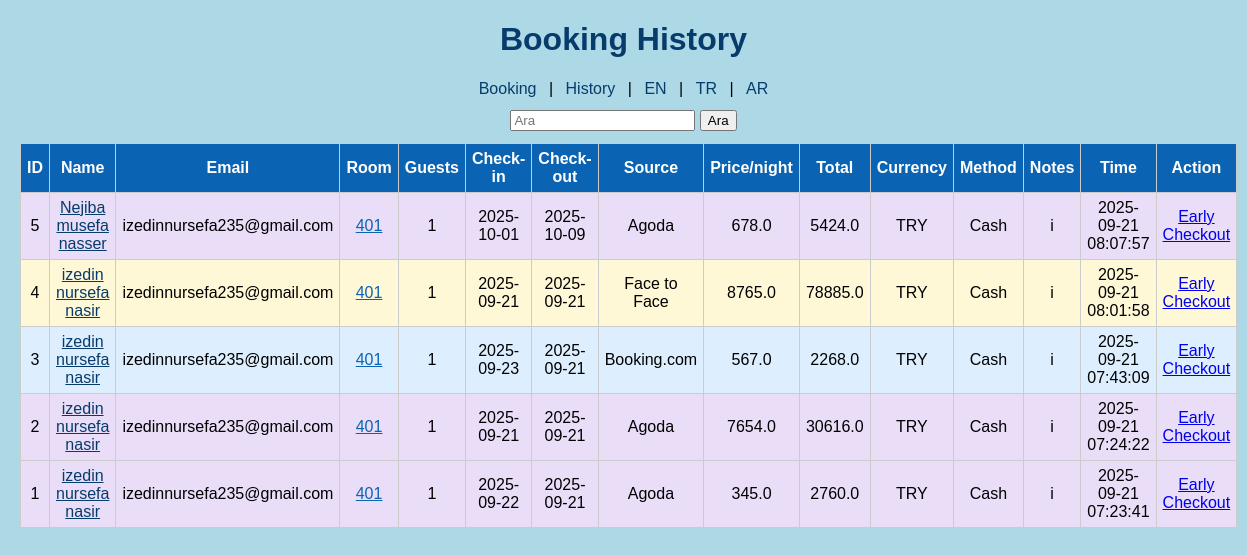
The page /history?lang=tr on the database its author committed.
### tables this page shows
CREATE TABLE bookings(
            id INTEGER PRIMARY KEY AUTOINCREMENT,
            name TEXT,
            email TEXT,
            room TEXT,
            guests INTEGER,
            checkin TEXT,
            checkout TEXT,
            source TEXT,
            price_per_night REAL,
            amount_total REAL,
            currency TEXT,
            method TEXT,
            notes TEXT,
            pending INTEGER DEFAULT 0,
            time TEXT
        , amount REAL DEFAULT 0);

### app.py (the view)
@app.route("/history")
def history():
    lang = request.args.get('lang','en')
    t = translations.get(lang, translations['en'])
    q = request.args.get('q','').strip()
    room_filter = request.args.get('room','').strip()
    db = get_db()
    if room_filter:
        rows = db.execute("SELECT * FROM bookings WHERE room=? ORDER BY id DESC", (room_filter,)).fetchall()
    elif q:
        rows = db.execute("SELECT * FROM bookings WHERE name LIKE ? ORDER BY id DESC", ('%'+q+'%',)).fetchall()
    else:
        rows = db.execute("SELECT * FROM bookings ORDER BY id DESC").fetchall()
    return render_template('history.html', history=rows, translations=t, lang=lang, query=q)

### app.py (called while the page is built)
def get_db():
    conn = sqlite3.connect(DB, check_same_thread=False)
    conn.row_factory = sqlite3.Row
    return conn

### templates/history.html (shortened to what this page needs)
<!DOCTYPE html>
<html lang="{{ lang }}">
<head>
</head>
<body>
  <h1>Booking History</h1>
  <nav>
    <a href="/booking?lang={{ lang }}">Booking</a> |
    <a href="/history?lang={{ lang }}">History</a> |
    <a href="/history?lang=en">EN</a> |
    <a href="/history?lang=tr">TR</a> |
    <a href="/history?lang=ar">AR</a>
  </nav>
  <div class="search">
    <form method="get" action="/history">
      <input type="text" name="q" placeholder="{{ translations.search }}" value="{{ query }}">
      <button type="submit">{{ translations.search }}</button>
    </form>
  </div>
  <table>
    <tr>
      <th>ID</th><th>Name</th><th>Email</th><th>Room</th><th>Guests</th>
      <th>Check-in</th><th>Check-out</th><th>Source</th><th>Price/night</th>
      <th>Total</th><th>Currency</th><th>Method</th><th>Notes</th><th>Time</th><th>Action</th>
    </tr>
    {% for r in history %}
      {% set css = '' %}
      {% if r['source'] == 'Agoda' %}{% set css = 'agoda' %}
      {% elif r['source'] == 'Booking.com' %}{% set css = 'bookingcom' %}
      {% elif r['source'] == 'Face to Face' %}{% set css = 'f2f' %}{% endif %}
      {% if r['pending'] == 1 %}{% set css = css + ' pending' %}{% endif %}
    <tr class="{{ css }}">
      <td>{{ r['id'] }}</td>
      <td><a href="/history?q={{ r['name'] }}&lang={{ lang }}" style="color:#073b6b">{{ r['name'] }}</a></td>
      <td>{{ r['email'] }}</td>
      <td><a class="room-link" href="/room/{{ r['room'] }}?lang={{ lang }}">{{ r['room'] }}</a></td>
      <td>{{ r['guests'] }}</td>
      <td>{{ r['checkin'] }}</td>
      <td>{{ r['checkout'] }}</td>
      <td>{{ r['source'] }}</td>
      <td>{{ r['price_per_night'] }}</td>
      <td>{{ r['amount_total'] }}</td>
      <td>{{ r['currency'] }}</td>
      <td>{{ r['method'] }}</td>
      <td>{{ r['notes'] }}</td>
      <td>{{ r['time'] }}</td>
      <td>
        <a href="/early_checkout/{{ r['id'] }}">Early Checkout</a><br>
      </td>
    </tr>
    {% endfor %}
  </table>
</body>
</html>

### templates/history.html (style rules this page uses)
body { font-family:Arial;background:lightblue;margin:20px }
h1 { text-align:center;color:#073b6b }
nav { text-align:center;margin-bottom:12px }
nav a { margin:0 8px;color:#073b6b;text-decoration:none }
.search { text-align:center;margin-bottom:12px }
table { width:100%;border-collapse:collapse;background:white }
th,td { border:1px solid #ccc;padding:6px;text-align:center }
th { background:#0b63b3;color:white }
.agoda { background:#E9DDF8 }
.bookingcom { background:#DDEEFF }
.f2f { background:#FFF8D6 }
a.room-link { color:#0b63b3;text-decoration:underline }

### rows shown on the page
bookings: id "5", name "Nejiba musefa nasser", email "izedinnursefa235@gmail.com", room "401", guests "1", checkin "2025-10-01", checkout "2025-10-09", source "Agoda", price_per_night "678.0", amount_total "5424.0", currency "TRY", method "Cash", notes "i", time "2025-09-21 08:07:57"
bookings: id "4", name "izedin nursefa nasir", email "izedinnursefa235@gmail.com", room "401", guests "1", checkin "2025-09-21", checkout "2025-09-21", source "Face to Face", price_per_night "8765.0", amount_total "78885.0", currency "TRY", method "Cash", notes "i", time "2025-09-21 08:01:58"
bookings: id "3", name "izedin nursefa nasir", email "izedinnursefa235@gmail.com", room "401", guests "1", checkin "2025-09-23", checkout "2025-09-21", source "Booking.com", price_per_night "567.0", amount_total "2268.0", currency "TRY", method "Cash", notes "i", time "2025-09-21 07:43:09"
bookings: id "2", name "izedin nursefa nasir", email "izedinnursefa235@gmail.com", room "401", guests "1", checkin "2025-09-21", checkout "2025-09-21", source "Agoda", price_per_night "7654.0", amount_total "30616.0", currency "TRY", method "Cash", notes "i", time "2025-09-21 07:24:22"
bookings: id "1", name "izedin nursefa nasir", email "izedinnursefa235@gmail.com", room "401", guests "1", checkin "2025-09-22", checkout "2025-09-21", source "Agoda", price_per_night "345.0", amount_total "2760.0", currency "TRY", method "Cash", notes "i", time "2025-09-21 07:23:41"

### other values the page prints
{{ translations.search }} "Ara"
